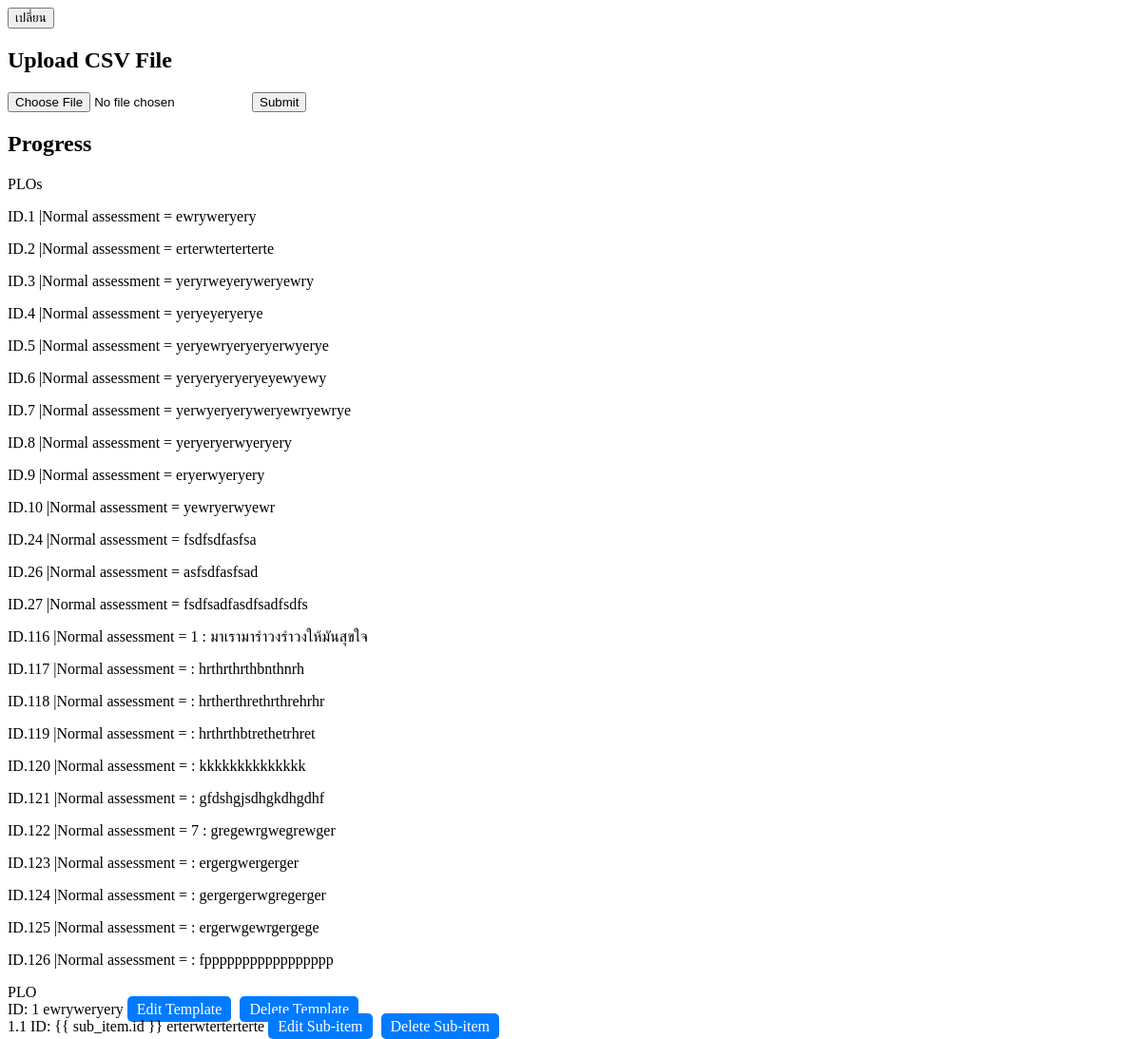
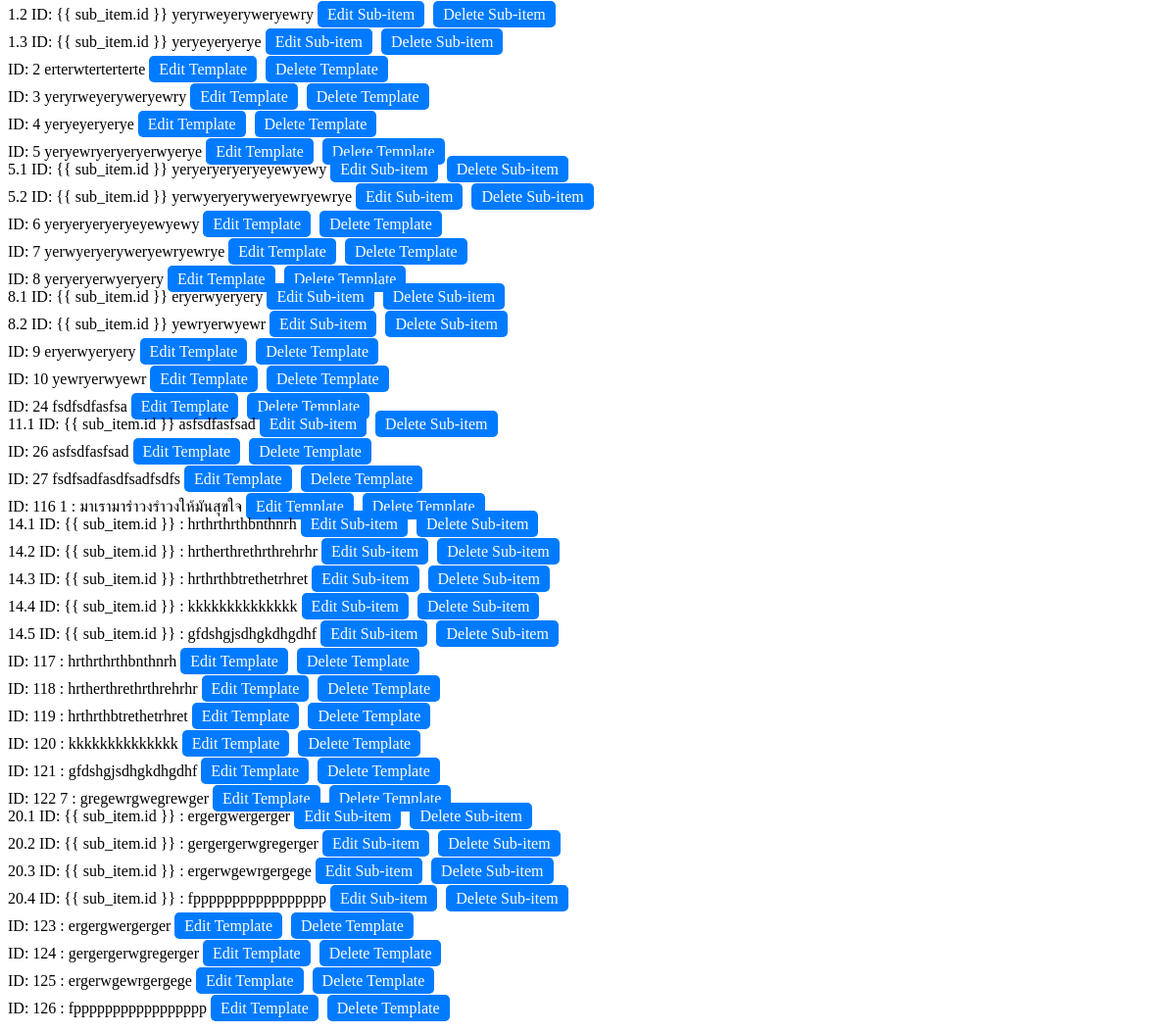
The app's page /form/2/ (signed in) with its own data (2 pictures, top to bottom).
### formsite/models.py (models this page shows, shortened)
class AssessmentItem(models.Model):
    text = models.TextField()
    form = models.ForeignKey(Form, on_delete=models.CASCADE)
    template_select = models.ForeignKey(TemplateData, on_delete=models.CASCADE,null=True, blank=True)
    parent = models.ForeignKey('self', on_delete=models.CASCADE, null=True, blank=True, related_name='sub_items')
    id = models.BigAutoField(primary_key=True)
    create_date = models.DateTimeField(auto_now_add=True)
    update = models.DateTimeField(auto_now=True)

### evaluate/views.py (the view, shortened to what this page needs)
# urls.py: path('form/<int:form_id>/', views.view_form, name='view_form'),#u
@login_required(login_url="sign_in")
def view_form(request, form_id):
    name_who_created = get_object_or_404(form_model, id=form_id)
    if request.user.username != str(name_who_created.created_by):
        return redirect('http://127.0.0.1:8000/form/form_detail')
    form_instance = get_object_or_404(form_model, pk=form_id)
    clo_form = AssessmentItem.objects.filter(form=form_id, parent__isnull=True, template_select__isnull=True)
    assessment_template_item = AssessmentItem.objects.filter(form=form_id)
    csv_1 = CSVUploadForm()
    context = {'form_instance': form_instance, 'clo_form': clo_form, 'csv_1': csv_1, 'assessment_template_item': assessment_template_item}
    return render(request, 'evaluate/main_form.html', context)

### evaluate/forms.py (shortened to what this page needs)
class CSVUploadForm(forms.Form):
    class Meta:
        model = User
        fields = ["email", "password1", "password2"]
    csv_file = forms.FileField(label='อัปโหลดไฟล์ CSV')

### evaluate/templates/evaluate/main_form.html (shortened to what this page needs)
<button onclick="toggleSections()">เปลี่ยน</button>
<body>
  <div id="upload-csv-section" >
    <h2>Upload CSV File</h2>
    <form method="post" enctype="multipart/form-data">
      <input type="file" name="csv_file" id="csv_file" />
      <button type="submit" name="import" id="import">Submit</button>
    </form>
    <div id="progress-bar-container">
      <h2>Progress</h2>
    </div>
  </div>
  <div class="PLO" id="PLO">
    PLOs {% for item in assessment_template_item %}
    <div>
      {% if item.text %}
        <p>ID.{{item.id}} |Normal assessment = {{ item.text }}</p>
      {% else %}
        <p>ID.{{ item.id}} |Template assessment = {{ item.template_select.text }}</p>
      {% endif %}
    </div>
    {% endfor %}
  </div>
  <ul id="assessment-template-section" class="assessment-template-section">
    <div>PLO</div>
    {% for template_item in assessment_template_item %}
    <li>
      ID: {{ template_item.id }} {{ template_item.text }}
      <a
        href="#"
        onclick="toggleEditForm('editForm_template_{{ template_item.id }}')"
        class="edit-button"
        >Edit Template</a
      >
      <a
        href="#"
        onclick="toggleDeleteForm('deleteForm_template_{{ template_item.id }}')"
        class="delete-button"
        >Delete Template</a
      >
      {% if template_item.sub_items.all %}
      <ul>
        {% for sub_item in template_item.sub_items.all %}
        <li>
          {{ forloop.parentloop.counter }}.{{ forloop.counter }} ID: {{
          sub_item.id }} {{ sub_item.text }}
          <a
            href="#"
            onclick="toggleEditForm('editForm_sub_{{ sub_item.id }}')"
            class="edit-button"
            >Edit Sub-item</a
          >
          <a
            href="#"
            onclick="toggleDeleteForm('deleteForm_sub_{{ sub_item.id }}')"
            class="delete-button"
            >Delete Sub-item</a
          >
        </li>
        {% endfor %}
      </ul>
      {% endif %}
    </li>
    {% endfor %}
  </ul>
</body>

### evaluate/templates/evaluate/main_form.html (style rules this page uses)
ul { list-style-type: none; padding: 0; }
li { margin-bottom: 10px; }
a { text-decoration: none; color: #007bff; transition: color 0.3s ease; }

### records on screen
AssessmentItem: id "1", text "ewryweryery"
AssessmentItem: id "2", text "erterwterterterte"
AssessmentItem: id "3", text "yeryrweyeryweryewry"
AssessmentItem: id "4", text "yeryeyeryerye"
AssessmentItem: id "5", text "yeryewryeryeryerwyerye"
AssessmentItem: id "6", text "yeryeryeryeryeyewyewy"
AssessmentItem: id "7", text "yerwyeryeryweryewryewrye"
AssessmentItem: id "8", text "yeryeryerwyeryery"
AssessmentItem: id "9", text "eryerwyeryery"
AssessmentItem: id "10", text "yewryerwyewr"
AssessmentItem: id "24", text "fsdfsdfasfsa"
AssessmentItem: id "26", text "asfsdfasfsad"
AssessmentItem: id "27", text "fsdfsadfasdfsadfsdfs"
AssessmentItem: id "116", text "1 : มาเรามารำวงรำวงให้มันสุขใจ"
AssessmentItem: id "117", text ": hrthrthrthbnthnrh"
AssessmentItem: id "118", text ": hrtherthrethrthrehrhr"
AssessmentItem: id "119", text ": hrthrthbtrethetrhret"
AssessmentItem: id "120", text ": kkkkkkkkkkkkkk"
AssessmentItem: id "121", text ": gfdshgjsdhgkdhgdhf"
AssessmentItem: id "122", text "7 : gregewrgwegrewger"
AssessmentItem: id "123", text ": ergergwergerger"
AssessmentItem: id "124", text ": gergergerwgregerger"
AssessmentItem: id "125", text ": ergerwgewrgergege"
AssessmentItem: id "126", text ": fppppppppppppppppp"
